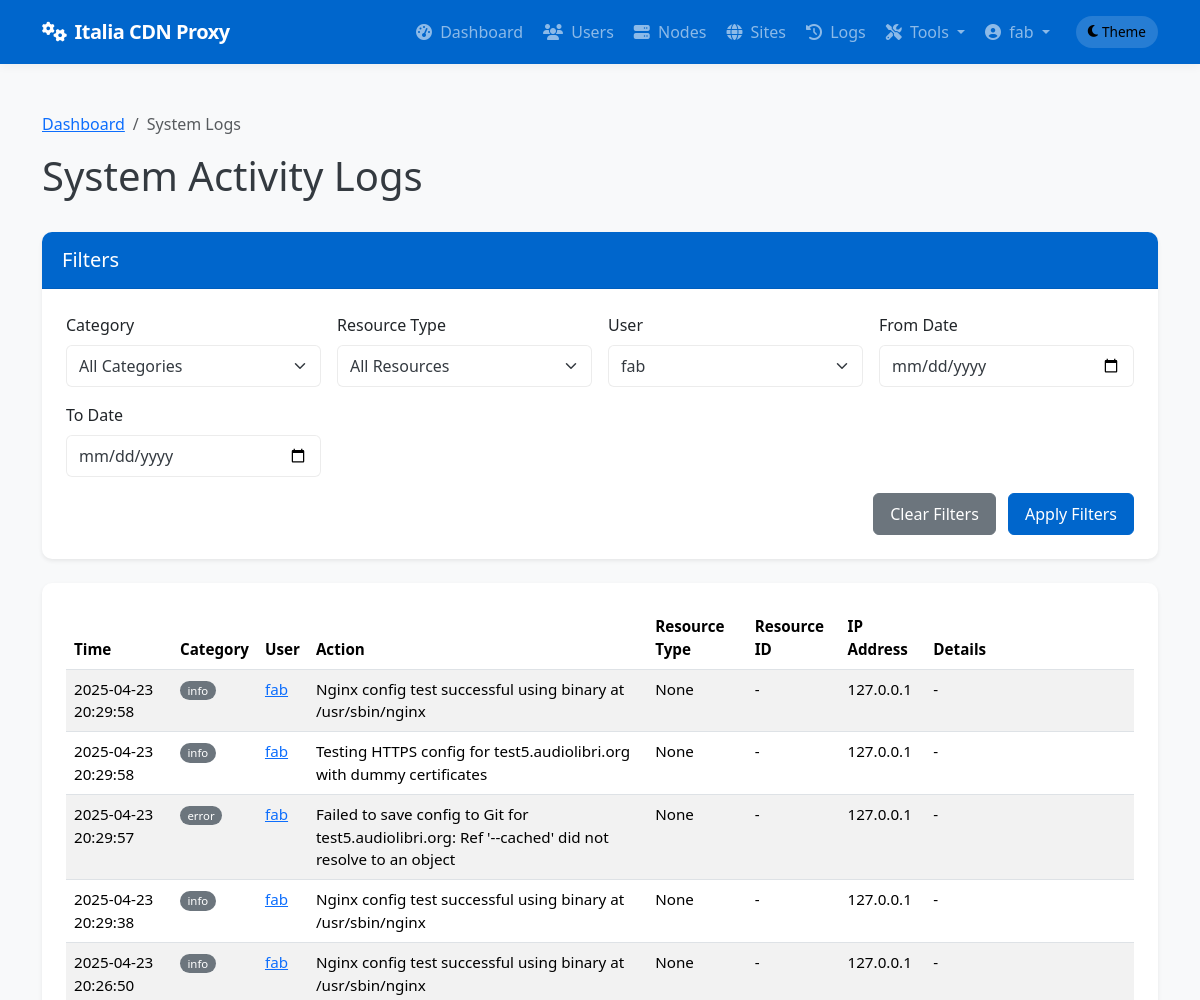
The page /admin/system/logs?user_id=1 (signed in, upper part) on the database as committed earlier.
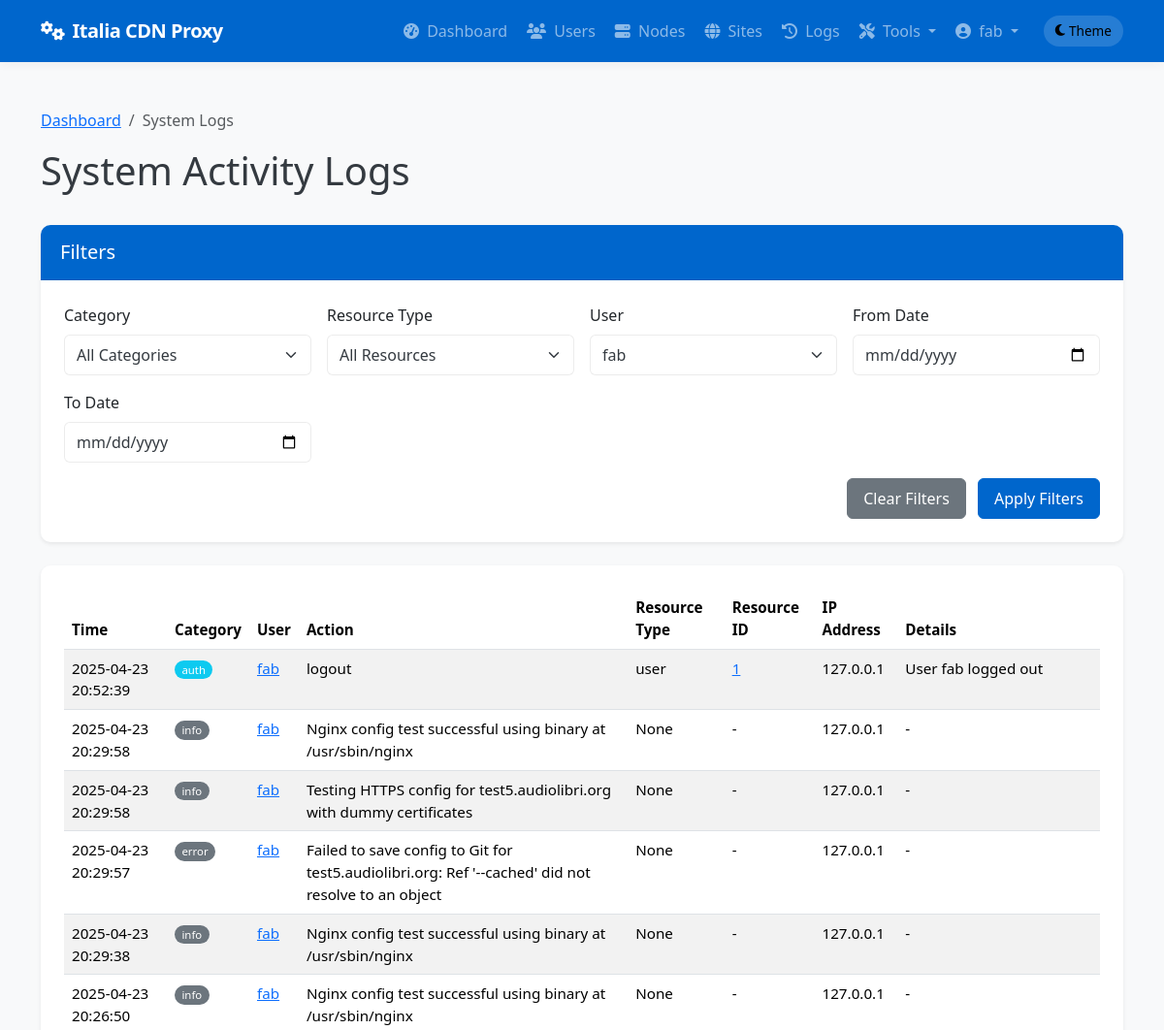
The same page on the database as committed later.
### app/models/models.py (models this page shows, shortened)
class User(db.Model):
    __tablename__ = 'users'
    id = db.Column(db.Integer, primary_key=True)
    username = db.Column(db.String(64), unique=True, index=True, nullable=False)
    email = db.Column(db.String(120), unique=True, index=True, nullable=False)
    password_hash = db.Column(db.String(128), nullable=False)
    role = db.Column(db.String(20), nullable=False, default='client')  # 'admin' or 'client'
    is_active = db.Column(db.Boolean, default=True)
    created_at = db.Column(db.DateTime, default=datetime.utcnow)
    last_login = db.Column(db.DateTime, nullable=True)
    sites = db.relationship('Site', backref='owner', lazy='dynamic')
    def is_admin(self):
        return self.role == 'admin'

class SystemLog(db.Model):
    __tablename__ = 'system_logs'
    id = db.Column(db.Integer, primary_key=True)
    user_id = db.Column(db.Integer, db.ForeignKey('users.id'), nullable=True)  # Null for system events
    category = db.Column(db.String(32), nullable=False)  # auth, admin, system, security, etc.
    action = db.Column(db.String(64), nullable=False)    # login, logout, create, delete, etc.
    resource_type = db.Column(db.String(32), nullable=True)  # user, node, site, etc.
    resource_id = db.Column(db.Integer, nullable=True)       # ID of the affected resource
    details = db.Column(db.Text, nullable=True)              # Additional details
    ip_address = db.Column(db.String(45), nullable=True)     # IP address of user/system
    created_at = db.Column(db.DateTime, default=datetime.utcnow)
    user = db.relationship('User', backref=db.backref('system_logs', lazy='dynamic'))

### app/controllers/admin.py (the view, shortened to what this page needs)
@admin.route('/system/logs')
@login_required
@admin_required
def system_logs():
    category = request.args.get('category')
    user_id = request.args.get('user_id')
    resource_type = request.args.get('resource_type')
    from_date = request.args.get('from_date')
    to_date = request.args.get('to_date')
    from app.models.models import SystemLog
    query = SystemLog.query
    if category:
        query = query.filter(SystemLog.category == category)
    if user_id:
        query = query.filter(SystemLog.user_id == user_id)
    if resource_type:
        query = query.filter(SystemLog.resource_type == resource_type)
    if from_date:
        try:
            from_datetime = datetime.strptime(from_date, '%Y-%m-%d')
            query = query.filter(SystemLog.created_at >= from_datetime)
        except ValueError:
            pass
    categories = db.session.query(SystemLog.category).distinct().all()
    resource_types = db.session.query(SystemLog.resource_type).distinct().all()
    users = User.query.all()
    page = request.args.get('page', 1, type=int)
    logs = query.order_by(SystemLog.created_at.desc()).paginate(page=page, per_page=50)
    return render_template('admin/system_logs.html',
                          logs=logs,
                          categories=[c[0] for c in categories if c[0]],
                          resource_types=[r[0] for r in resource_types if r[0]],
                          users=users,
                          filters={
                              'category': category,
                              'user_id': user_id,
                              'resource_type': resource_type,
                              'from_date': from_date,
                              'to_date': to_date
                          })

### app/templates/admin/system_logs.html (shortened to what this page needs)
{% extends 'base.html' %}
{% block content %}
<div class="container py-4">
    <nav aria-label="breadcrumb">
        <ol class="breadcrumb">
            <li class="breadcrumb-item"><a href="{{ url_for('admin.dashboard') }}">Dashboard</a></li>
            <li class="breadcrumb-item active" aria-current="page">System Logs</li>
        </ol>
    </nav>
    <div class="d-flex justify-content-between align-items-center mb-4">
        <h1>System Activity Logs</h1>
    </div>
    <div class="card shadow-sm mb-4">
        <div class="card-header bg-primary text-white">
            <h5 class="card-title mb-0">Filters</h5>
        </div>
        <div class="card-body">
            <form method="GET" action="{{ url_for('admin.system_logs') }}" class="row g-3">
                <div class="col-md-3">
                    <label for="category" class="form-label">Category</label>
                    <select class="form-select" id="category" name="category">
                        <option value="">All Categories</option>
                    </select>
                </div>
                <div class="col-md-3">
                    <label for="resource_type" class="form-label">Resource Type</label>
                    <select class="form-select" id="resource_type" name="resource_type">
                        <option value="">All Resources</option>
                    </select>
                </div>
                <div class="col-md-3">
                    <label for="user_id" class="form-label">User</label>
                    <select class="form-select" id="user_id" name="user_id">
                        {% for user in users %}
                        <option value="{{ user.id }}" {% if filters.user_id|string == user.id|string %}selected{% endif %}>
                            {{ user.username }}
                        </option>
                        {% endfor %}
                    </select>
                </div>
                <div class="col-md-3">
                    <label for="from_date" class="form-label">From Date</label>
                    <input type="date" class="form-control" id="from_date" name="from_date" value="{{ filters.from_date }}">
                </div>
                <div class="col-md-3">
                    <label for="to_date" class="form-label">To Date</label>
                    <input type="date" class="form-control" id="to_date" name="to_date" value="{{ filters.to_date }}">
                </div>
                <div class="col-md-12 text-end">
                    <a href="{{ url_for('admin.system_logs') }}" class="btn btn-secondary me-2">Clear Filters</a>
                    <button type="submit" class="btn btn-primary">Apply Filters</button>
                </div>
            </form>
        </div>
    </div>
    <div class="card shadow-sm">
        <div class="card-body">
            {% if logs.items %}
                <div class="table-responsive">
                    <table class="table table-striped table-hover">
                        <thead>
                            <tr>
                                <th>Time</th>
                                <th>Category</th>
                                <th>User</th>
                                <th>Action</th>
                                <th>Resource Type</th>
                                <th>Resource ID</th>
                                <th>IP Address</th>
                                <th>Details</th>
                            </tr>
                        </thead>
                        <tbody>
                            {% for log in logs.items %}
                            <tr>
                                <td>{{ log.created_at.strftime('%Y-%m-%d %H:%M:%S') }}</td>
                                <td>
                                    <span class="badge rounded-pill
                                    {% if log.category == 'auth' %}bg-info
                                    {% elif log.category == 'admin' %}bg-primary
                                    {% elif log.category == 'security' %}bg-danger
                                    {% elif log.category == 'system' %}bg-success
                                    {% else %}bg-secondary{% endif %}">
                                        {{ log.category }}
                                    </span>
                                </td>
                                <td>
                                    {% if log.user %}
                                        <a href="{{ url_for('admin.edit_user', user_id=log.user_id) }}">{{ log.user.username }}</a>
                                    {% else %}
                                        <span class="text-muted">System</span>
                                    {% endif %}
                                </td>
                                <td>{{ log.action }}</td>
                                <td>{{ log.resource_type }}</td>
                                <td>
                                    {% if log.resource_type == 'site' and log.resource_id %}
                                        <a href="{{ url_for('admin.view_site', site_id=log.resource_id) }}">{{ log.resource_id }}</a>
                                    {% elif log.resource_type == 'node' and log.resource_id %}
                                        <a href="{{ url_for('admin.view_node', node_id=log.resource_id) }}">{{ log.resource_id }}</a>
                                    {% elif log.resource_type == 'user' and log.resource_id %}
                                        <a href="{{ url_for('admin.edit_user', user_id=log.resource_id) }}">{{ log.resource_id }}</a>
                                    {% else %}
                                        {{ log.resource_id if log.resource_id else '-' }}
                                    {% endif %}
                                </td>
                                <td>{{ log.ip_address or '-' }}</td>
                                <td>
                                    <span class="text-truncate d-inline-block" style="max-width: 300px;" title="{{ log.details }}">
                                        {{ log.details or '-' }}
                                    </span>
                                </td>
                            </tr>
                            {% endfor %}
                        </tbody>
                    </table>
                </div>
            {% else %}
                <div class="alert alert-info mb-0">
                    <i class="fas fa-info-circle me-2"></i> No system logs found matching your criteria.
                </div>
            {% endif %}
        </div>
    </div>
</div>
{% endblock %}

### app/templates/base.html (shortened to what this page needs)
<!DOCTYPE html>
<html lang="en" data-bs-theme="light">
<head>
    <link href="https://cdn.jsdelivr.net/npm/bootstrap@5.3.2/dist/css/bootstrap.min.css" rel="stylesheet">
    <link rel="stylesheet" href="https://cdnjs.cloudflare.com/ajax/libs/font-awesome/6.4.2/css/all.min.css">
    <link rel="stylesheet" href="{{ url_for('static', filename='css/main.css') }}">
</head>
<body>
    <header>
        <nav class="navbar navbar-expand-lg navbar-dark bg-primary">
            <div class="container">
                <a class="navbar-brand" href="/">
                    <i class="fas fa-cogs me-2"></i>Italia CDN Proxy
                </a>
                <div class="collapse navbar-collapse" id="navbarNav">
                    <ul class="navbar-nav ms-auto">
                        {% if current_user.is_authenticated %}
                            {% if current_user.is_admin() %}
                                <li class="nav-item">
                                    <a class="nav-link {% if request.endpoint == 'admin.dashboard' %}active{% endif %}" href="{{ url_for('admin.dashboard') }}">
                                        <i class="fas fa-tachometer-alt me-1"></i> Dashboard
                                    </a>
                                </li>
                                <li class="nav-item">
                                    <a class="nav-link {% if 'admin.list_users' in request.endpoint %}active{% endif %}" href="{{ url_for('admin.list_users') }}">
                                        <i class="fas fa-users me-1"></i> Users
                                    </a>
                                </li>
                                <li class="nav-item">
                                    <a class="nav-link {% if 'admin.list_nodes' in request.endpoint %}active{% endif %}" href="{{ url_for('admin.list_nodes') }}">
                                        <i class="fas fa-server me-1"></i> Nodes
                                    </a>
                                </li>
                                <li class="nav-item">
                                    <a class="nav-link {% if 'admin.list_sites' in request.endpoint %}active{% endif %}" href="{{ url_for('admin.list_sites') }}">
                                        <i class="fas fa-globe me-1"></i> Sites
                                    </a>
                                </li>
                                <li class="nav-item">
                                    <a class="nav-link {% if request.endpoint == 'admin.deployment_logs' %}active{% endif %}" href="{{ url_for('admin.deployment_logs') }}">
                                        <i class="fas fa-history me-1"></i> Logs
                                    </a>
                                </li>
                                <li class="nav-item dropdown">
                                    <a class="nav-link dropdown-toggle" href="#" id="adminToolsDropdown" role="button" data-bs-toggle="dropdown" aria-expanded="false">
                                        <i class="fas fa-tools me-1"></i> Tools
                                    </a>
                                </li>
                            {% endif %}
                            <li class="nav-item dropdown">
                                <a class="nav-link dropdown-toggle" href="#" id="userDropdown" role="button" data-bs-toggle="dropdown" aria-expanded="false">
                                    <i class="fas fa-user-circle me-1"></i> {{ current_user.username }}
                                </a>
                            </li>
                        {% endif %}
                        <li class="nav-item d-flex align-items-center">
                            <button id="themeToggle" class="theme-toggle border-0" aria-label="Toggle theme">
                                <i class="fas fa-moon me-1"></i>
                                <span class="d-none d-md-inline">Theme</span>
                            </button>
                        </li>
                    </ul>
                </div>
            </div>
        </nav>
    </header>
    <main>
        {% block content %}{% endblock %}
    </main>
</body>
</html>

Rows that differ between the two databases and show on the page:
added SystemLog: created_at "2025-04-23 20:52:39", category "auth", user.username "fab", action "logout", resource_type "user", resource_id "1", ip_address "127.0.0.1", details "User fab logged out"
